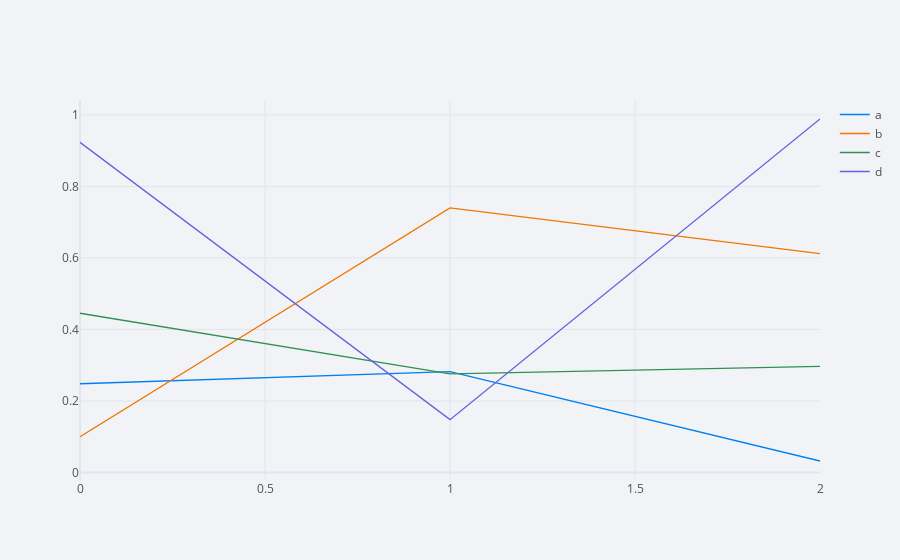

Write notebook code for a chart like this one.
### Code cell
df.iplot()

### Figure 1 — Plotly figure (JSON) as saved in the notebook; plotly's stock layout.template omitted (floating-point values rounded to 4 significant figures)
{"data": [{"line": {"color": "rgba(0, 128, 240, 1.0)", "dash": "solid", "shape": "linear", "width": 1.3}, "mode": "lines", "name": "a", "text": "", "type": "scatter", "x": [0, 1, 2], "y": [0.2484, 0.282, 0.03237]}, {"line": {"color": "rgba(238, 118, 0, 1.0)", "dash": "solid", "shape": "linear", "width": 1.3}, "mode": "lines", "name": "b", "text": "", "type": "scatter", "x": [0, 1, 2], "y": [0.1004, 0.74, 0.6121]}, {"line": {"color": "rgba(48, 144, 84, 1.0)", "dash": "solid", "shape": "linear", "width": 1.3}, "mode": "lines", "name": "c", "text": "", "type": "scatter", "x": [0, 1, 2], "y": [0.4454, 0.2762, 0.2971]}, {"line": {"color": "rgba(98, 98, 222, 1.0)", "dash": "solid", "shape": "linear", "width": 1.3}, "mode": "lines", "name": "d", "text": "", "type": "scatter", "x": [0, 1, 2], "y": [0.9232, 0.148, 0.9884]}], "layout": {"legend": {"bgcolor": "#F2F3F7", "font": {"color": "#505050"}}, "paper_bgcolor": "#F2F3F7", "plot_bgcolor": "#F2F3F7", "title": {"font": {"color": "#484848"}}, "xaxis": {"gridcolor": "#E1E5ED", "showgrid": true, "tickfont": {"color": "#505050"}, "title": {"font": {"color": "#505050"}, "text": ""}, "zerolinecolor": "#E1E5ED"}, "yaxis": {"gridcolor": "#E1E5ED", "showgrid": true, "tickfont": {"color": "#505050"}, "title": {"font": {"color": "#505050"}, "text": ""}, "zerolinecolor": "#E1E5ED"}}}
